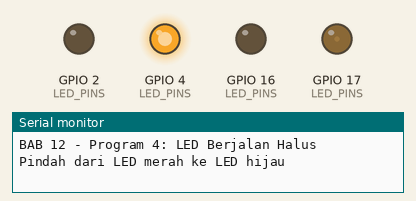
Recording of a sketch running on a simulated ESP32. On the bench: output pins drawn as LEDs (lit = HIGH), the last lines printed to the serial monitor.

Above: at 0.05 s.
At 0.4 s:
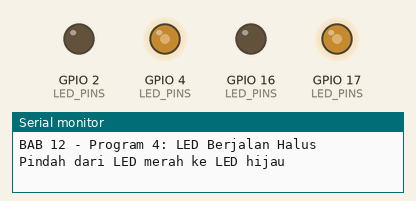
At 0.75 s:
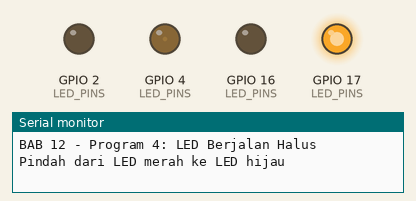
At 1.5 s:
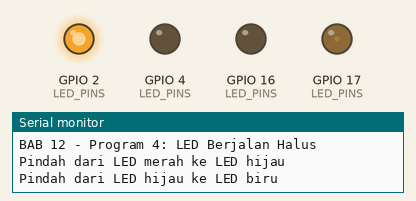
At 2.2 s:
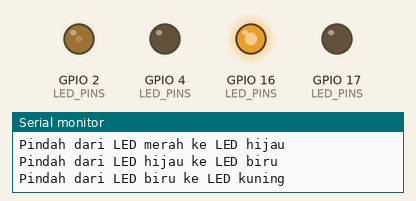
At 2.95 s:
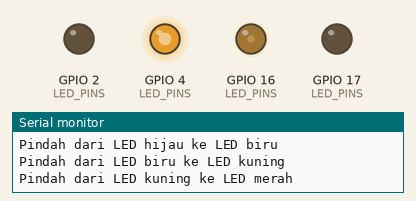
Timing chart, 0 to 7.2 s (numbered marks = the images above):
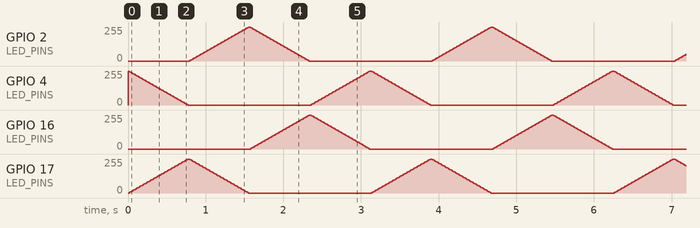

The sketch:

p4_led_berjalan_halus.ino
```cpp
/*
 * BAB 12 - Program 4: LED Berjalan Halus
 * Cahaya berpindah dengan halus dari satu LED ke LED di sebelahnya:
 * LED sekarang meredup sementara LED berikutnya makin terang.
 *
 * Rangkaian (header LED di kit → pin ESP32):
 *   LED1 (merah)  → IO4
 *   LED2 (hijau)  → IO17
 *   LED3 (biru)   → IO2
 *   LED4 (kuning) → IO16
 */

#define LED_MERAH  4
#define LED_KUNING 16
#define LED_HIJAU  17
#define LED_BIRU   2

// Urutan sesuai posisi LED di kit, dari kiri ke kanan
const int LED_PINS[] = {LED_MERAH, LED_HIJAU, LED_BIRU, LED_KUNING};
const char *NAMA_LED[] = {"merah", "hijau", "biru", "kuning"};
const int JUMLAH_LED = sizeof(LED_PINS) / sizeof(LED_PINS[0]);

const uint32_t FREKUENSI = 5000;  // keempat LED memakai frekuensi dan resolusi yang sama
const uint8_t RESOLUSI = 8;       // nilai duty 0–255
const int LANGKAH = 5;            // besar perubahan duty setiap langkah
const int JEDA_MS = 15;           // jeda setiap langkah

void setup() {
  Serial.begin(115200);
  Serial.println("BAB 12 - Program 4: LED Berjalan Halus");

  // Sambungkan keempat pin ke LEDC; setiap pin mendapat channel sendiri
  for (int i = 0; i < JUMLAH_LED; i++) {
    if (!ledcAttach(LED_PINS[i], FREKUENSI, RESOLUSI)) {
      Serial.print("Gagal mengatur PWM di IO");
      Serial.println(LED_PINS[i]);
    }
  }

  ledcWrite(LED_PINS[0], 255);  // mulai dengan LED merah menyala penuh
}

void loop() {
  for (int i = 0; i < JUMLAH_LED; i++) {
    int berikut = (i + 1) % JUMLAH_LED;  // LED di sebelahnya; setelah LED terakhir kembali ke 0

    Serial.print("Pindah dari LED ");
    Serial.print(NAMA_LED[i]);
    Serial.print(" ke LED ");
    Serial.println(NAMA_LED[berikut]);

    for (int duty = 0; duty <= 255; duty += LANGKAH) {
      ledcWrite(LED_PINS[berikut], duty);  // LED berikutnya makin terang
      ledcWrite(LED_PINS[i], 255 - duty);  // LED sekarang makin redup
      delay(JEDA_MS);
    }
  }
}
```
